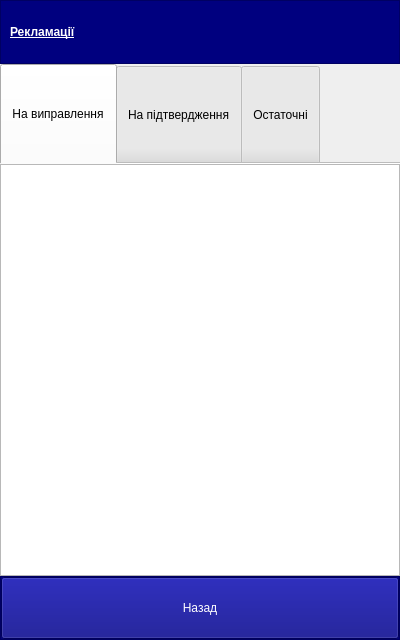
<?xml version="1.0" encoding="UTF-8"?>
<ui version="4.0">
 <class>Reclamations</class>
 <widget class="QWidget" name="Reclamations">
  <property name="geometry">
   <rect>
    <x>0</x>
    <y>0</y>
    <width>400</width>
    <height>640</height>
   </rect>
  </property>
  <property name="windowTitle">
   <string>Form</string>
  </property>
  <layout class="QVBoxLayout" name="verticalLayout">
   <property name="spacing">
    <number>0</number>
   </property>
   <property name="leftMargin">
    <number>0</number>
   </property>
   <property name="topMargin">
    <number>0</number>
   </property>
   <property name="rightMargin">
    <number>0</number>
   </property>
   <property name="bottomMargin">
    <number>0</number>
   </property>
   <item>
    <widget class="QFrame" name="topFrame">
     <property name="sizePolicy">
      <sizepolicy hsizetype="Preferred" vsizetype="Preferred">
       <horstretch>0</horstretch>
       <verstretch>10</verstretch>
      </sizepolicy>
     </property>
     <property name="styleSheet">
      <string notr="true">background-color: rgb(0, 0, 127);
color: rgb(255, 255, 255);</string>
     </property>
     <property name="frameShape">
      <enum>QFrame::StyledPanel</enum>
     </property>
     <property name="frameShadow">
      <enum>QFrame::Raised</enum>
     </property>
     <layout class="QHBoxLayout" name="horizontalLayout">
      <item>
       <widget class="QLabel" name="label">
        <property name="font">
         <font>
          <weight>75</weight>
          <bold>true</bold>
          <underline>true</underline>
         </font>
        </property>
        <property name="text">
         <string>Рекламації</string>
        </property>
       </widget>
      </item>
     </layout>
    </widget>
   </item>
   <item>
    <widget class="QTabWidget" name="tabWidget">
     <property name="sizePolicy">
      <sizepolicy hsizetype="Expanding" vsizetype="Expanding">
       <horstretch>0</horstretch>
       <verstretch>80</verstretch>
      </sizepolicy>
     </property>
     <property name="styleSheet">
      <string notr="true">QTabBar::tab { height: 100px;}</string>
     </property>
     <property name="currentIndex">
      <number>0</number>
     </property>
     <property name="documentMode">
      <bool>true</bool>
     </property>
     <property name="tabBarAutoHide">
      <bool>false</bool>
     </property>
     <widget class="QWidget" name="tab">
      <attribute name="title">
       <string>На виправлення</string>
      </attribute>
      <layout class="QVBoxLayout" name="verticalLayout_2">
       <property name="spacing">
        <number>0</number>
       </property>
       <property name="leftMargin">
        <number>0</number>
       </property>
       <property name="topMargin">
        <number>0</number>
       </property>
       <property name="rightMargin">
        <number>0</number>
       </property>
       <property name="bottomMargin">
        <number>0</number>
       </property>
       <item>
        <widget class="QListWidget" name="currentList"/>
       </item>
      </layout>
     </widget>
     <widget class="QWidget" name="tab_2">
      <attribute name="title">
       <string>На підтвердження</string>
      </attribute>
      <layout class="QVBoxLayout" name="verticalLayout_3">
       <property name="spacing">
        <number>0</number>
       </property>
       <property name="leftMargin">
        <number>0</number>
       </property>
       <property name="topMargin">
        <number>0</number>
       </property>
       <property name="rightMargin">
        <number>0</number>
       </property>
       <property name="bottomMargin">
        <number>0</number>
       </property>
       <item>
        <widget class="QListWidget" name="fixedList"/>
       </item>
      </layout>
     </widget>
     <widget class="QWidget" name="tab_3">
      <attribute name="title">
       <string>Остаточні</string>
      </attribute>
      <layout class="QVBoxLayout" name="verticalLayout_4">
       <property name="spacing">
        <number>0</number>
       </property>
       <property name="leftMargin">
        <number>0</number>
       </property>
       <property name="topMargin">
        <number>0</number>
       </property>
       <property name="rightMargin">
        <number>0</number>
       </property>
       <property name="bottomMargin">
        <number>0</number>
       </property>
       <item>
        <widget class="QListWidget" name="finalList"/>
       </item>
      </layout>
     </widget>
    </widget>
   </item>
   <item>
    <widget class="QFrame" name="bottomFrame">
     <property name="sizePolicy">
      <sizepolicy hsizetype="Preferred" vsizetype="Preferred">
       <horstretch>0</horstretch>
       <verstretch>10</verstretch>
      </sizepolicy>
     </property>
     <property name="styleSheet">
      <string notr="true">background-color: rgb(0, 0, 127);
color: rgb(255, 255, 255);</string>
     </property>
     <property name="frameShape">
      <enum>QFrame::StyledPanel</enum>
     </property>
     <property name="frameShadow">
      <enum>QFrame::Raised</enum>
     </property>
     <layout class="QHBoxLayout" name="horizontalLayout_2">
      <property name="spacing">
       <number>0</number>
      </property>
      <property name="leftMargin">
       <number>0</number>
      </property>
      <property name="topMargin">
       <number>0</number>
      </property>
      <property name="rightMargin">
       <number>0</number>
      </property>
      <property name="bottomMargin">
       <number>0</number>
      </property>
      <item>
       <widget class="QToolButton" name="backButton">
        <property name="sizePolicy">
         <sizepolicy hsizetype="Preferred" vsizetype="Preferred">
          <horstretch>0</horstretch>
          <verstretch>0</verstretch>
         </sizepolicy>
        </property>
        <property name="text">
         <string>Назад</string>
        </property>
       </widget>
      </item>
     </layout>
    </widget>
   </item>
  </layout>
 </widget>
 <resources/>
 <connections/>
</ui>
